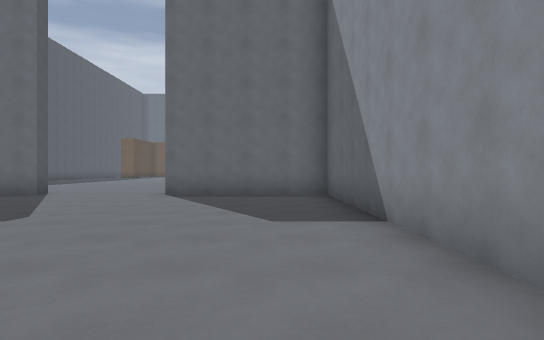
[1] (above)

24 first-person views from a walk through a Godot game level. The camera is 1.3 m above the floor, looks level and sees 75° across. The floor is counted in squares, 2.25 m on a side. Each view is taken from the middle of a square. On the plan, view 1 faces up. The plan holds only what a view shows up to about 10 squares ahead; the rest is blank. The place goes on beyond the plan. Characters and animated objects are not drawn. Surface patterns are stand-ins for the level's own textures.

[2]
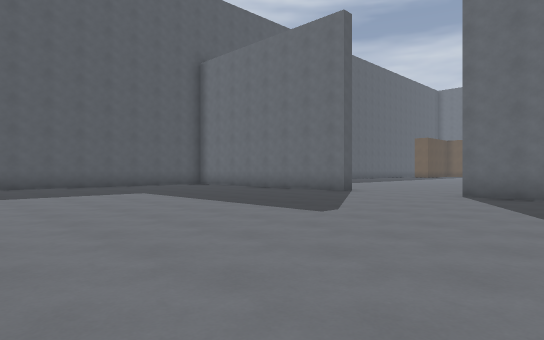

[3]
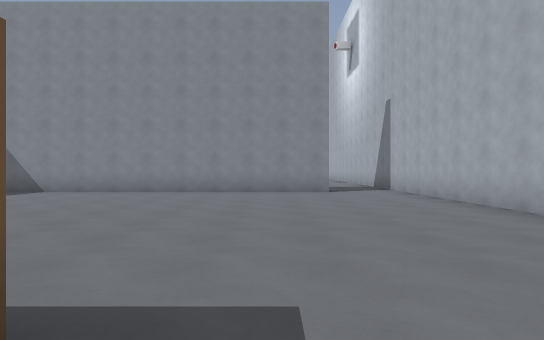

[4]
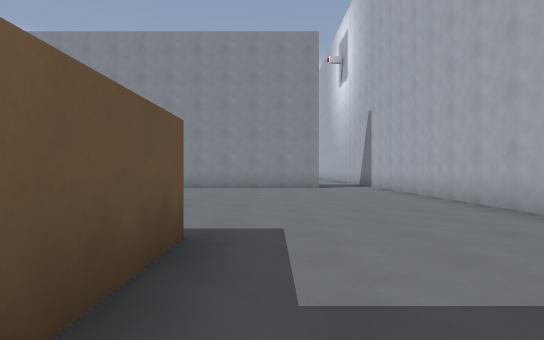

[5]
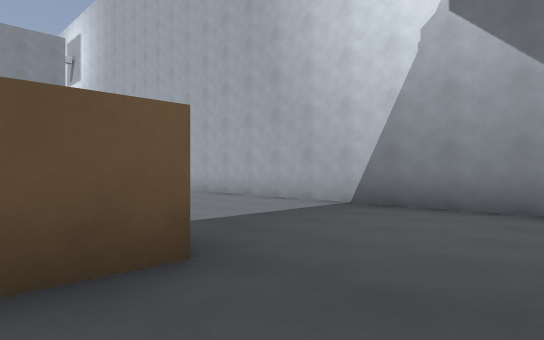

[6]
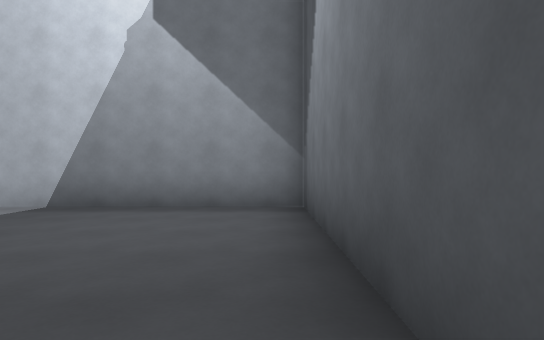

[7]
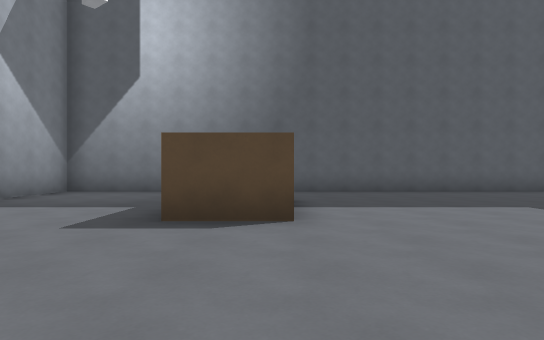

[8]
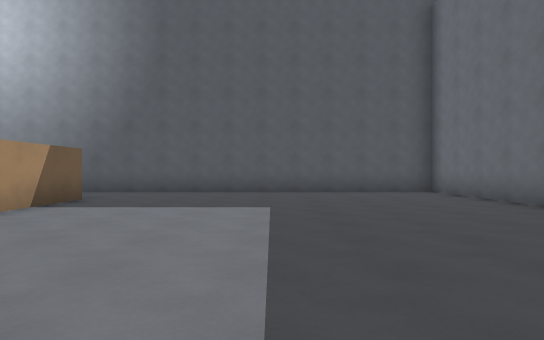

[9]
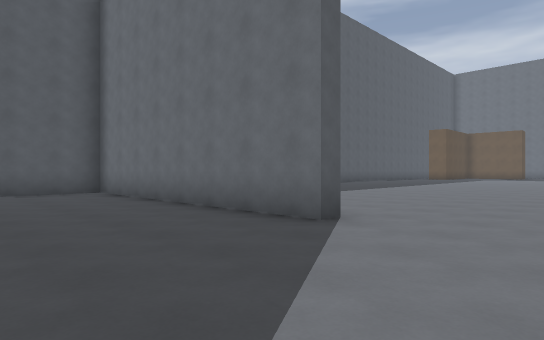

[10]
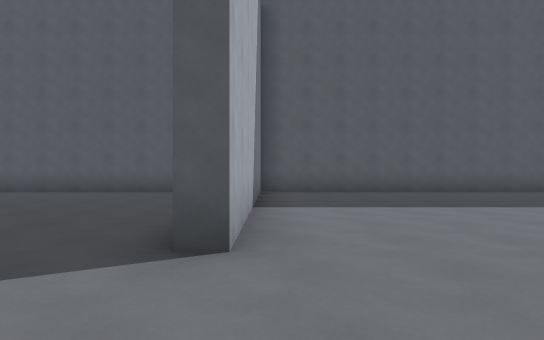

[11]
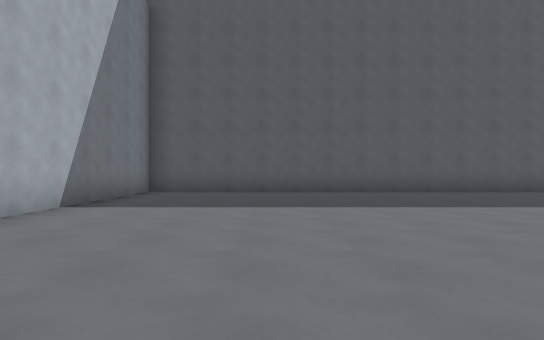

[12]
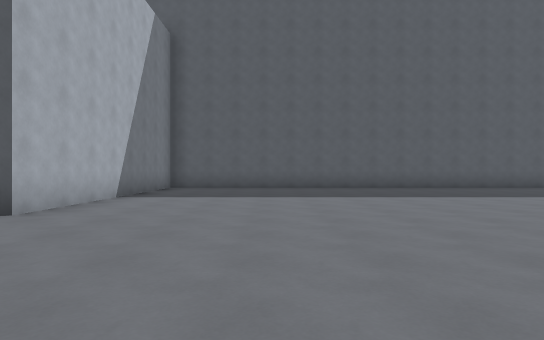

[13]
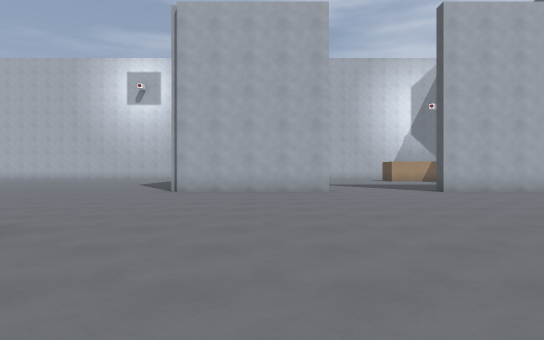

[14]
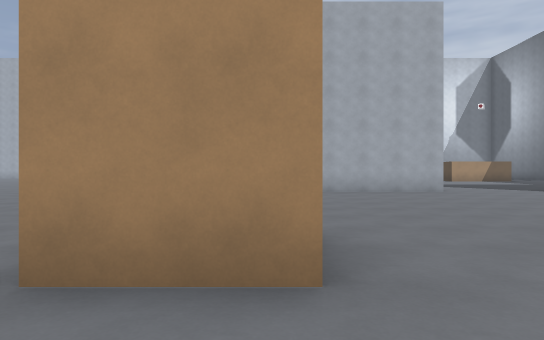

[15]
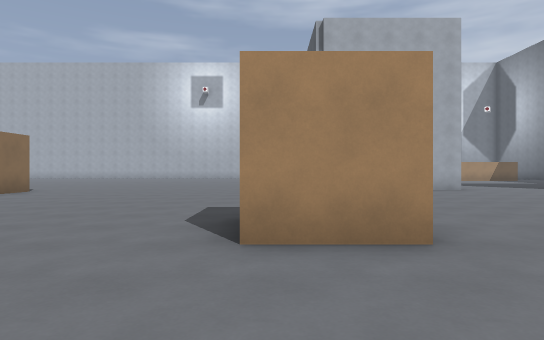

[16]
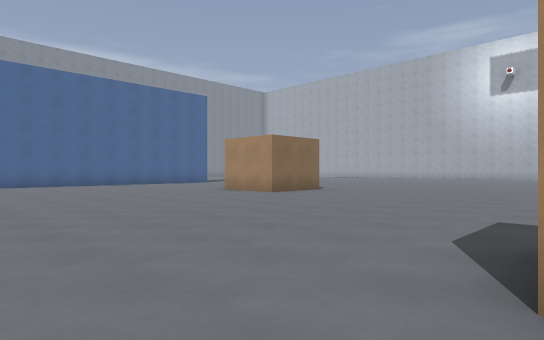

[17]
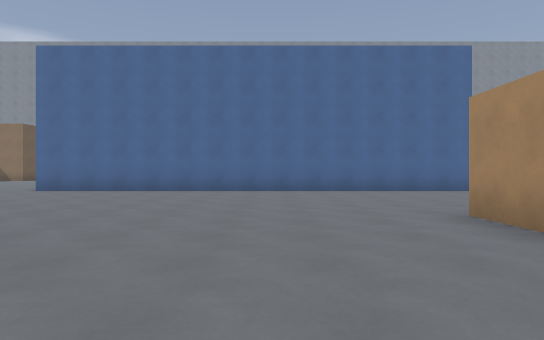

[18]
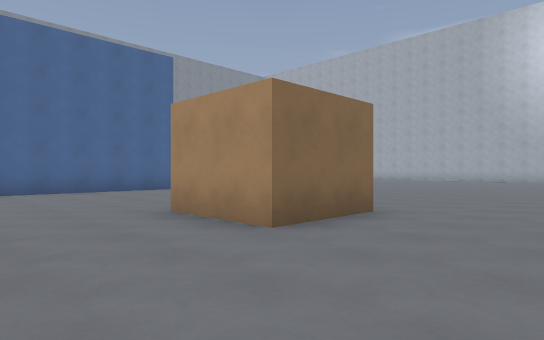

[19]
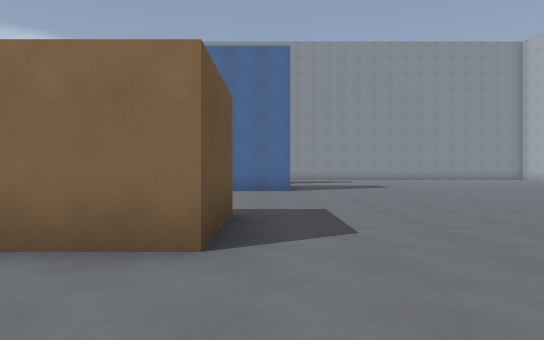

[20]
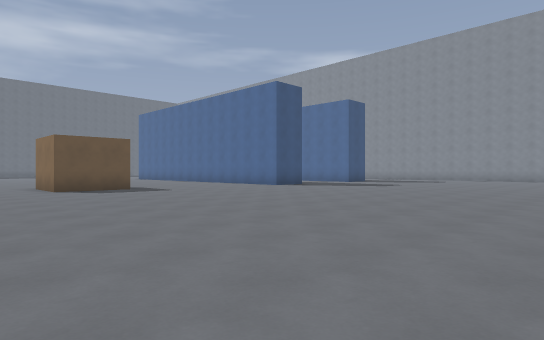

[21]
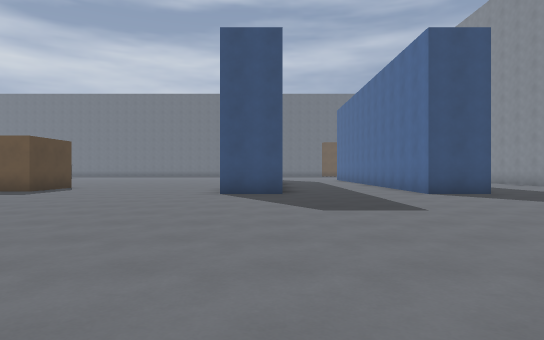

[22]
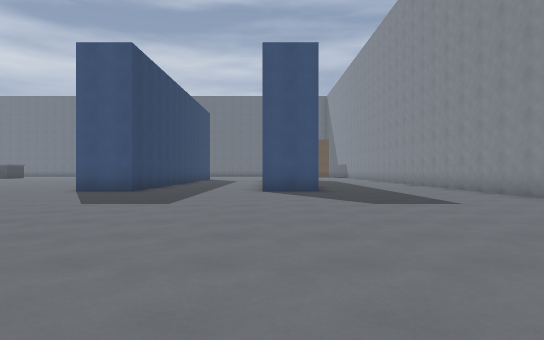

[23]
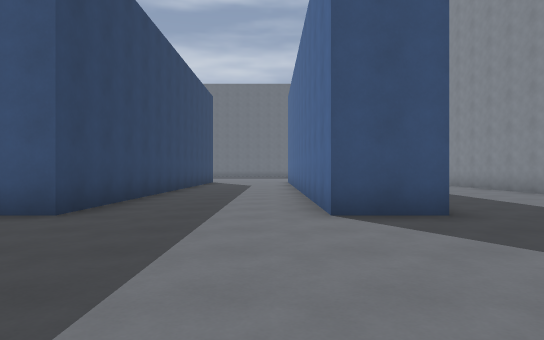

[24]
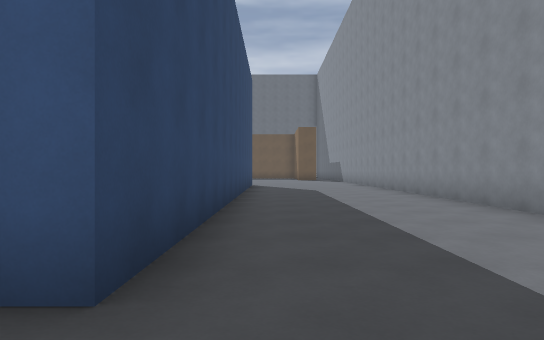

### Floor plan
Points are (right, up) in squares from view 1. A wall is a line through its corners. A room is listed if a view was taken in it or the views show most of it. See-through windows are left out.
Room 1 (views 1, 2, 3, 4, 5, 6, 7, 8, 9)
walls: (-7, 0.2) (-7, -1.3) (-9.1, -1.3); (-10, 0.3) (-7.9, 0.3); (-10, -1.4) (-10, -0.2); (-5.5, 8.7) (-5.5, 8.3) (-12.5, 8.3) (-12.5, -5.5) (2, -5.5); (1.3, -3.5) (1.3, 8.3) (-2.5, 8.3)
ways out: opening at (-4, 9) to room 2; opening at (2, -4.5) to room 2
Room 2 (views 10, 11, 12, 13, 14, 15, 16, 17, 18, 19, 20, 21, 22, 23, 24)
walls: (18.3, 14) (18.3, 8.5) (16.7, 8.5) (16.7, 19.5); (-2.5, 8.7) (1.5, 8.7); (23.3, 17) (23.3, 8.5) (21.8, 8.5) (21.8, 13.9); (27.5, 6.1) (27.5, 9); (27.5, 11.5) (27.5, 17); (-12.5, 19.4) (-12.5, 8.7) (-5.5, 8.7)
ways out: opening at (-4, 9) to room 1; opening at (2, -4.5) to room 1
objects: crate (2, 15) to (3, 16); crate (10, 10) to (11, 11)

Where each view was taken, in squares from view 1:
view 1: 0 up, 0 right, facing up
view 2: 0 up, 0 right, facing up-left
view 3: 2 down, 8 left, facing right
view 4: 2 down, 10 left, facing right
view 5: 0 up, 12 left, facing down-right
view 6: 0 up, 12 left, facing down
view 7: 0 up, 3 left, facing left
view 8: 4 up, 3 left, facing left
view 9: 5 up, 3 left, facing up-left
view 10: 9 up, 3 left, facing left
view 11: 12 up, 3 left, facing left
view 12: 12 up, 1 left, facing left
view 13: 18 up, 1 left, facing down
view 14: 18 up, 2 right, facing down
view 15: 19 up, 3 right, facing down
view 16: 18 up, 3 right, facing down-right
view 17: 14 up, 7 right, facing right
view 18: 14 up, 7 right, facing down-right
view 19: 9 up, 7 right, facing right
view 20: 1 down, 7 right, facing up-right
view 21: 0 up, 18 right, facing up
view 22: 1 down, 22 right, facing up
view 23: 4 up, 21 right, facing up
view 24: 7 up, 24 right, facing up
